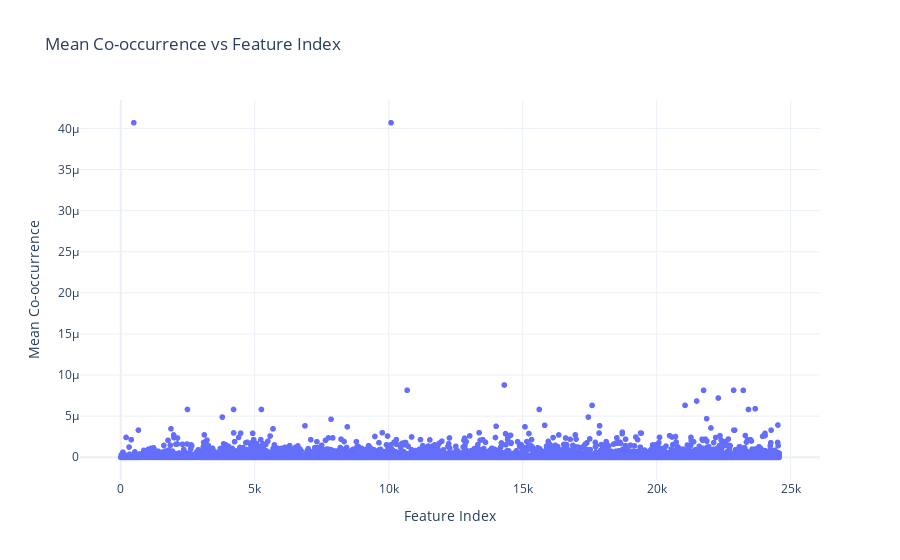

The code cell stored with this chart in its notebook:
### Code cell
# Calculate mean of each row
row_means = np.mean(cooc_matrix, axis=1)

# Create indices array
indices = np.arange(len(row_means))

# Create scatter plot using plotly
fig = px.scatter(
    x=indices,
    y=row_means,
    labels={"x": "Feature Index", "y": "Mean Co-occurrence"},
    title="Mean Co-occurrence vs Feature Index",
)

# Update layout for better readability
fig.update_layout(
    showlegend=False,
    template="plotly_white",
)
# fig.update_yaxes(type='log')

fig.show()

### Figure 1 — Plotly figure (JSON) as saved in the notebook; plotly's stock layout.template omitted (floating-point values rounded to 4 significant figures; data arrays with more than 128 entries replaced by an {"elided": "..."} marker saying what was removed)
{"data": [{"hovertemplate": "Feature Index=%{x}<br>Mean Co-occurrence=%{y}<extra></extra>", "legendgroup": "", "marker": {"color": "#636efa", "symbol": "circle"}, "mode": "markers", "name": "", "showlegend": false, "type": "scattergl", "x": {"elided": "24576 int values"}, "xaxis": "x", "y": {"elided": "24576 float values"}, "yaxis": "y"}], "layout": {"legend": {"tracegroupgap": 0}, "showlegend": false, "title": {"text": "Mean Co-occurrence vs Feature Index"}, "xaxis": {"anchor": "y", "domain": [0, 1], "title": {"text": "Feature Index"}}, "yaxis": {"anchor": "x", "domain": [0, 1], "title": {"text": "Mean Co-occurrence"}}}}
